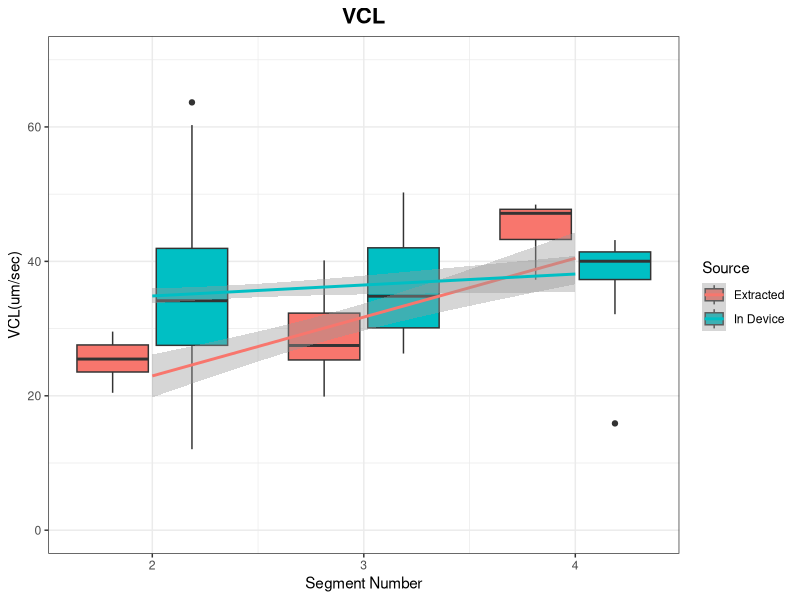
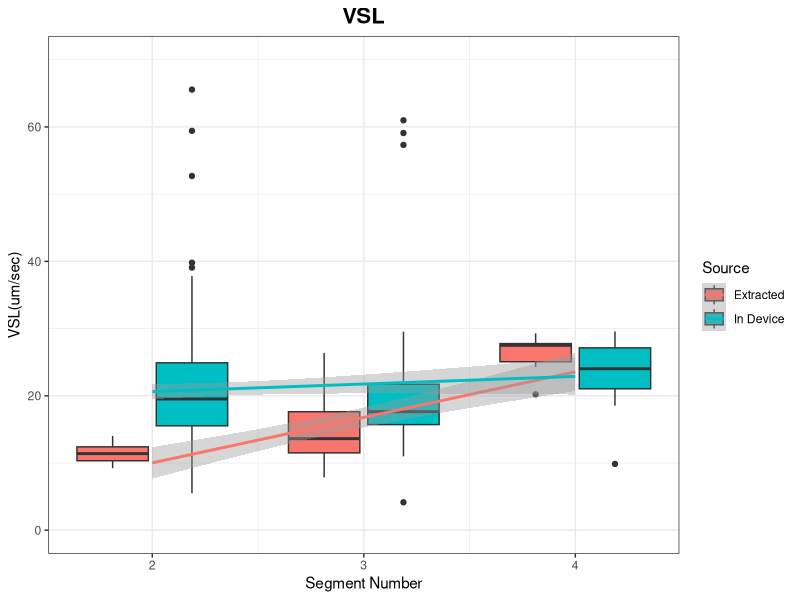
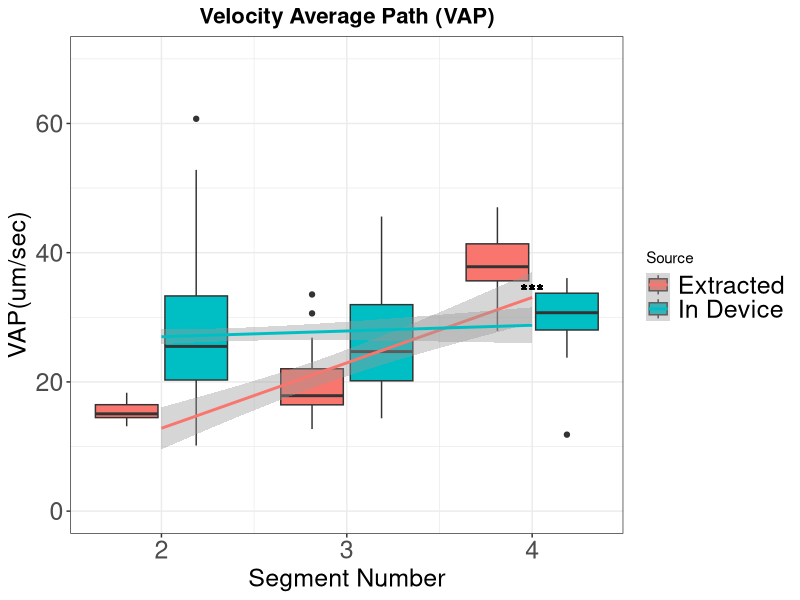
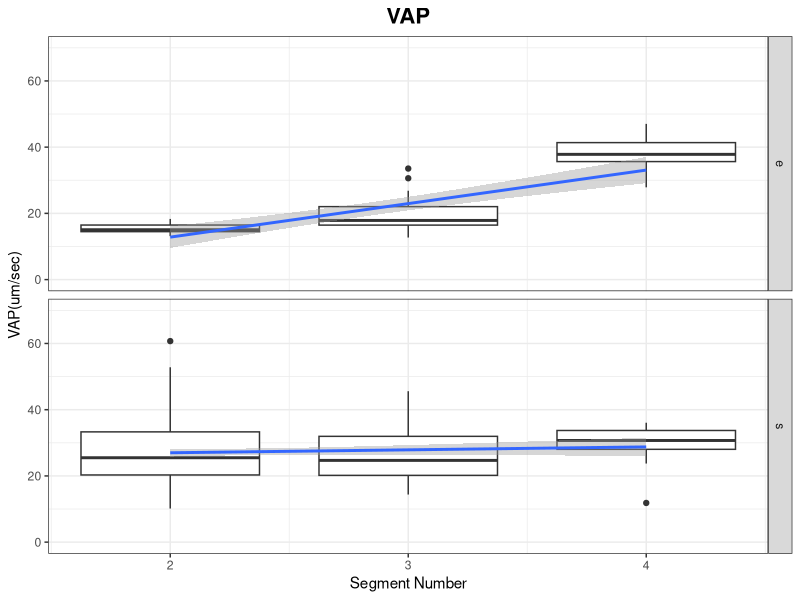
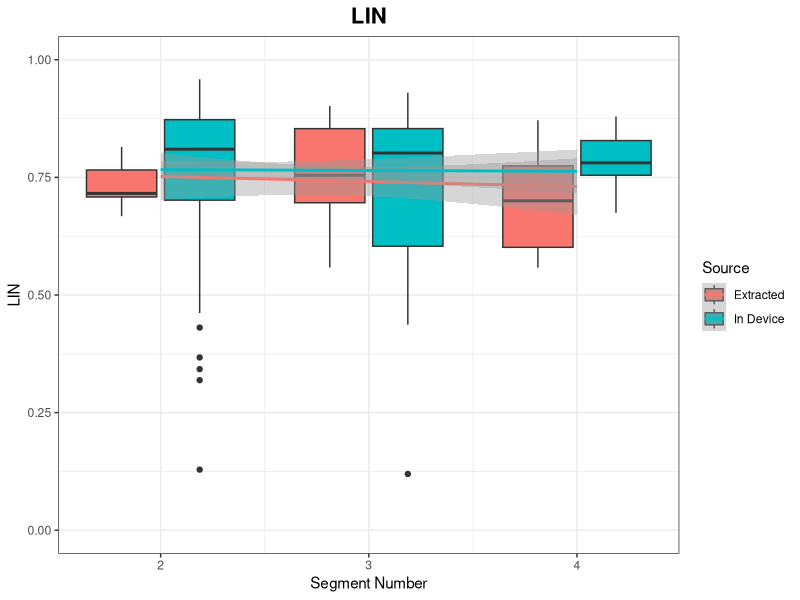
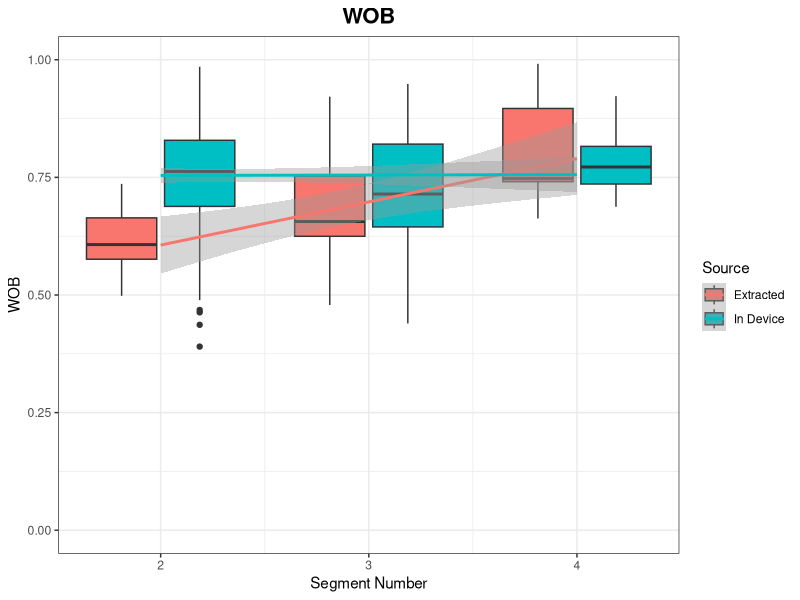
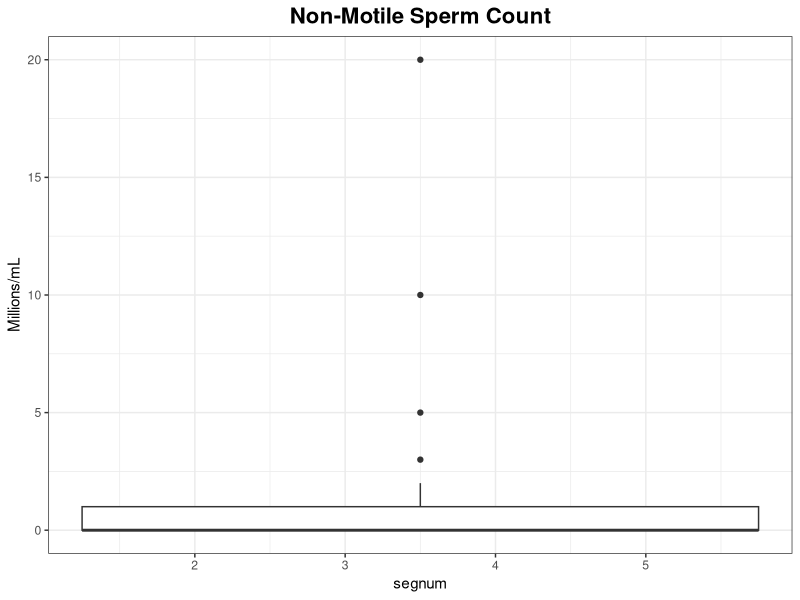
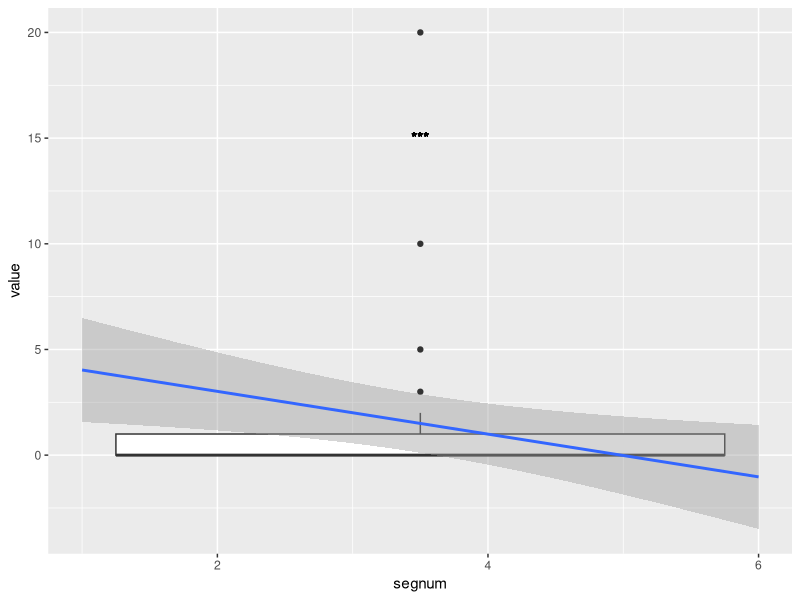

Here is the R script that generated these plots, in order:
library(ggplot2)
library(reshape2)
library(stringr)
library(grid)

## Reading Data into Workspace ##
data = read.table ('casa_paths_extracted.txt', sep = ' ') 
colnames (data) = c('name', 'empty' , 'VCL', 'VAP', 'VSL', 'LIN', 'WOB', 'PROG', 'BCF','segment') # Adds titles to columns
data$spermid = 1:nrow(data) # adds sperm ID to the table based on position number.
scale = 2.0
## Generating VCL Plots
mdata = melt(data, id.vars = c("name", "spermid", "segment"))
detailed = data
detailed$extracted = sapply(detailed$segment, function(x){return(str_extract(x, "[a-zA-Z]+"))})
detailed$segnum = sapply(detailed$segment, function(x){as.numeric(str_extract(x, "[0-9]+"))})
mdetailed = melt(detailed, id.vars = c("name", "segment", "spermid", "extracted", "segnum"))

mdetailed$prettyextracted = sapply(mdetailed$extracted, function(x) {
  if (x == "e") {
      return("Extracted")
  }
  if (x == "s") {
    return("In Device")
  }
  return(x)
})

g = ggplot(data = mdetailed[mdetailed$variable == "VCL" & mdetailed$segnum > 1.5 & mdetailed$extracted != "waste" & mdetailed$extracted != "ewaste" & mdetailed$extracted != "pure", ], aes(x=segnum, y=value)) + 
  geom_boxplot(aes(fill = prettyextracted, linetype = factor(segnum))) +
  scale_linetype_manual(values = c("solid", "solid", "solid", "solid", "solid", "solid"), guide="none") +
  theme_bw() +
  geom_smooth(method = "lm", aes(color = prettyextracted)) +
  theme(plot.title=element_text(size = 16, face = "bold", hjust = 0.5)) +
  scale_x_continuous(name = "Segment Number",breaks=seq(2,4,1)) +
  scale_y_continuous(name = "VCL(um/sec)",limits=c(0,70))+
  guides(fill=guide_legend(title="Source"),color=guide_legend(title="Source"))+
  ggtitle("VCL") 
 

pdf("VCL.pdf", height = 3 * scale, width = 4 * scale)
print(g)
dev.off()

## Generating VSL Plots

g = ggplot(data = mdetailed[mdetailed$variable == "VSL" & mdetailed$segnum > 1.5 & mdetailed$extracted != "waste" & mdetailed$extracted != "ewaste" & mdetailed$extracted != "pure", ], aes(x=segnum, y=value)) + 
  geom_boxplot(aes(fill = prettyextracted, linetype = factor(segnum))) +
  scale_linetype_manual(values = c("solid", "solid", "solid", "solid", "solid", "solid"), guide="none") +
  theme_bw() +
  geom_smooth(method = "lm", aes(color = prettyextracted)) +
  theme(plot.title=element_text(size = 16, face = "bold", hjust = 0.5)) +
  scale_x_continuous(name = "Segment Number",breaks=seq(2,4,1)) +
  scale_y_continuous(name = "VSL(um/sec)",limits=c(0,70))+
  guides(fill=guide_legend(title="Source"),color=guide_legend(title="Source"))+
  ggtitle("VSL") 

scale = 2.0
pdf("VSL.pdf", height = 3 * scale, width = 4 * scale)
print(g)
dev.off()

## Generating VAP Plots

g = ggplot(data = mdetailed[mdetailed$variable == "VAP" & mdetailed$segnum > 1.5 & mdetailed$extracted != "waste" & mdetailed$extracted != "ewaste" & mdetailed$extracted != "pure", ], aes(x=segnum, y=value)) + 
  geom_boxplot(aes(fill = prettyextracted, linetype = factor(segnum))) +
  scale_linetype_manual(values = c("solid", "solid", "solid", "solid", "solid", "solid"), guide="none") +
  theme_bw() +
  theme(axis.text = element_text(size = 18),axis.title = element_text(size=18), legend.text = element_text (size=18), plot.title = element_text (size=18))+
  geom_smooth(method = "lm",formula = y ~ x, aes(color = prettyextracted)) +
  theme(plot.title=element_text(size = 16, face = "bold", hjust = 0.5)) +
  scale_x_continuous(name = "Segment Number",breaks=seq(2,4,1)) +
  scale_y_continuous(name = "VAP(um/sec)",limits=c(0,70))+
  guides(fill=guide_legend(title="Source"),color=guide_legend(title="Source"))+
  ggtitle("Velocity Average Path (VAP)") +
  geom_text(x = 4, y = 34, label = "***", size = 5 )


pdf("VAP.pdf", height = 3 * scale, width = 4 * scale)
print(g)
dev.off()

g = ggplot(data = mdetailed[mdetailed$variable == "VAP" & mdetailed$segnum > 1.5 & mdetailed$extracted != "waste" & mdetailed$extracted != "ewaste" & mdetailed$extracted != "pure", ], aes(x=segnum, y=value)) + 
  geom_boxplot(aes(linetype = factor(segnum))) +
  scale_linetype_manual(values = c("solid", "solid", "solid", "solid", "solid", "solid"), guide="none") +
  theme_bw() +
  geom_smooth(method = "lm") +
  theme(plot.title=element_text(size = 16, face = "bold", hjust = 0.5)) +
  scale_x_continuous(name = "Segment Number",breaks=seq(2,4,1)) +
  scale_y_continuous(name = "VAP(um/sec)",limits=c(0,70))+
  facet_grid(extracted~.)+
  ggtitle("VAP") 


pdf("VAP_facetted.pdf", height = 3 * scale, width = 4 * scale)
print(g)
dev.off()

## Generating LIN plots
g = ggplot(data = mdetailed[mdetailed$variable == "LIN" & mdetailed$segnum > 1.5 & mdetailed$extracted != "waste" & mdetailed$extracted != "ewaste" & mdetailed$extracted != "pure", ], aes(x=segnum, y=value)) + 
  geom_boxplot(aes(fill = prettyextracted, linetype = factor(segnum))) +
  scale_linetype_manual(values = c("solid", "solid", "solid", "solid", "solid", "solid"), guide="none") +
  theme_bw() +
  geom_smooth(method = "lm", aes(color = prettyextracted)) +
  theme(plot.title=element_text(size = 16, face = "bold", hjust = 0.5)) +
  scale_x_continuous(name = "Segment Number",breaks=seq(2,4,1)) +
  scale_y_continuous(name = "LIN",limits=c(0,1))+
  guides(fill=guide_legend(title="Source"),color=guide_legend(title="Source"))+
  ggtitle("LIN") 


pdf("LIN.pdf", height = 3 * scale, width = 4 * scale)
print(g)
dev.off()

## Generating WOB plots
g = ggplot(data = mdetailed[mdetailed$variable == "WOB" & mdetailed$segnum > 1.5 & mdetailed$extracted != "waste" & mdetailed$extracted != "ewaste" & mdetailed$extracted != "pure", ], aes(x=segnum, y=value)) + 
  geom_boxplot(aes(fill = prettyextracted, linetype = factor(segnum))) +
  scale_linetype_manual(values = c("solid", "solid", "solid", "solid", "solid", "solid"), guide="none") +
  theme_bw() +
  geom_smooth(method = "lm", aes(color = prettyextracted)) +
  theme(plot.title=element_text(size = 16, face = "bold", hjust = 0.5)) +
  scale_x_continuous(name = "Segment Number",breaks=seq(2,4,1)) +
  scale_y_continuous(name = "WOB",limits=c(0,1))+
  guides(fill=guide_legend(title="Source"),color=guide_legend(title="Source"))+
  ggtitle("WOB") 


pdf("WOB.pdf", height = 3 * scale, width = 4 * scale)
print(g)
dev.off()

## Generating Makler Count Plots
counts = read.table ('makler_counts.txt')
colnames (counts) = c('segment','non-motile','motile')

counts$segnum = sapply(counts$segment, function(x){as.numeric(str_extract(x, "[0-9]+"))})
ccounts = melt(counts, id.vars=c('segment','segnum'))
plotdata = ccounts[ccounts$variable=='non-motile' & ccounts$segment != 'Waste',]

g = ggplot(data=plotdata, aes(x=segnum, y=value))+
  geom_boxplot()+
  theme_bw()+
  ggtitle("Non-Motile Sperm Count") +
  theme(plot.title=element_text(size = 16, face = "bold", hjust = 0.5)) +
  # scale_x_continuous(name = "Segment Number",breaks=seq(2,4,1)) +
  scale_y_continuous(name = "Millions/mL")

pdf("NM.pdf", height = 3 * scale, width = 4 * scale)
print(g)
dev.off()

significance = data.frame("segnum" = c(3.5), "value"= c(22), "thetext" = c("***"))

# geom_text(data = significance, aes(thetext))

g = ggplot(data=plotdata, aes(x=segnum, y=value))+
  geom_boxplot()+
  geom_smooth(method = "lm", formula = y ~ x) +
  geom_text(x = 3.5, y = 15, label = "***")

pdf("NM2.pdf", height = 3 * scale, width = 4 * scale)
print(g)
dev.off()

  
  


